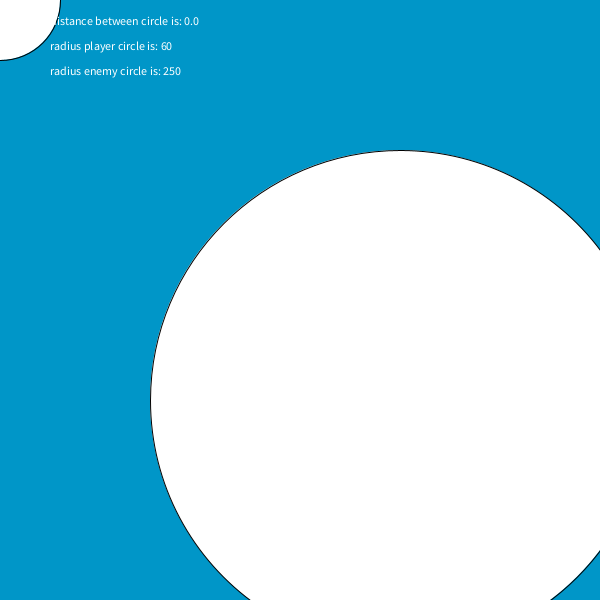
Frame 1 (no input)
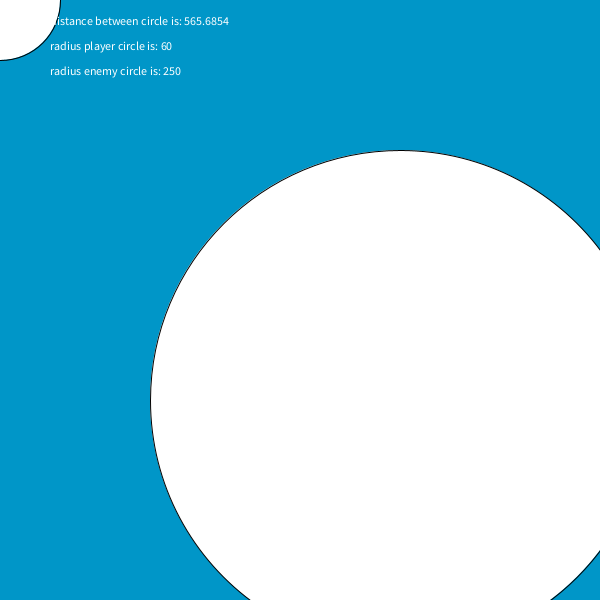
Frame 60 (the mouse pressed at the canvas centre just before this capture)
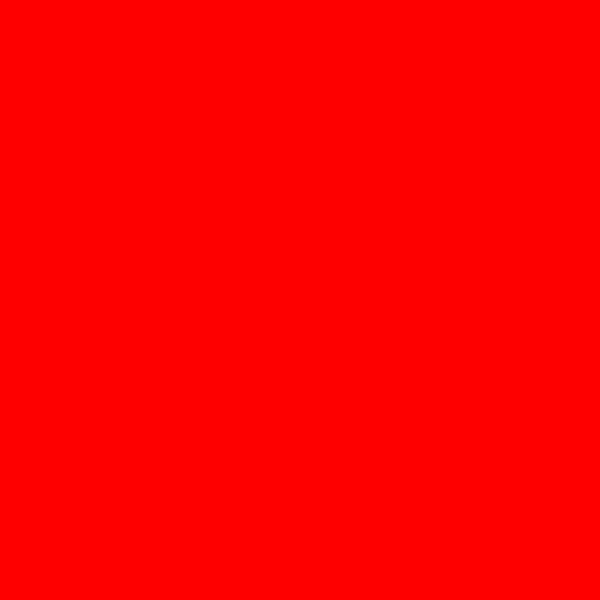
Frame 120 (the mouse held since frame 60 and released just before this capture)

The Processing sketch that drew these frames (run headless with seeded random() and noise(); from frame 60 on, the mouse is pressed at the canvas centre):

// Processing sketch: Lesson13
// ── Lesson13.pde
int playerRadius = 60;
int enemyRadius = 250;
float distBetweenCenters;
float sumOfRadii;

void setup() {
  sumOfRadii =  playerRadius + enemyRadius;
  size (600, 600);
}

void draw() {
  background(0, 150, 200);
  ellipse(mouseX, mouseY, playerRadius * 2, playerRadius * 2);
  ellipse(400, 400, enemyRadius * 2, enemyRadius * 2);
  text("distance between circle is: " + distBetweenCenters, 50, 25);
  text("radius player circle is: " + 60, 50, 50);
  text("radius enemy circle is: " + 250, 50, 75);
  distBetweenCenters = dist(mouseX, mouseY, 400, 400);
  if (sumOfRadii > distBetweenCenters) {
    background(255, 0, 0);
    fill(0, 255, 50);
  }
}
